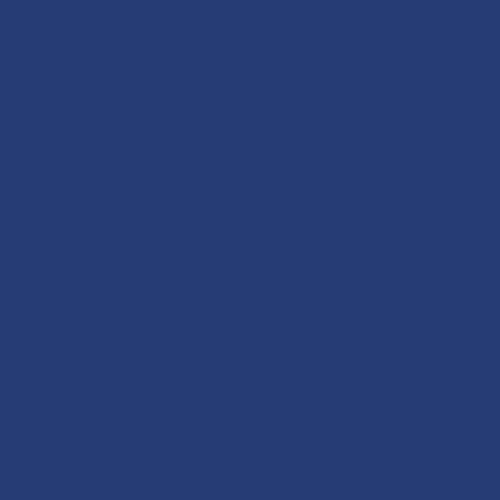
Frame 1 (no input)
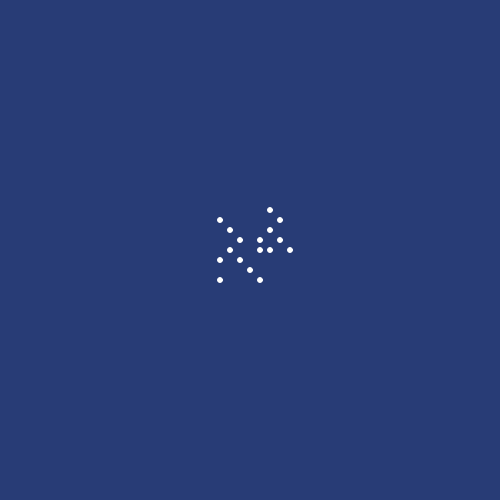
Frame 60 (no input)
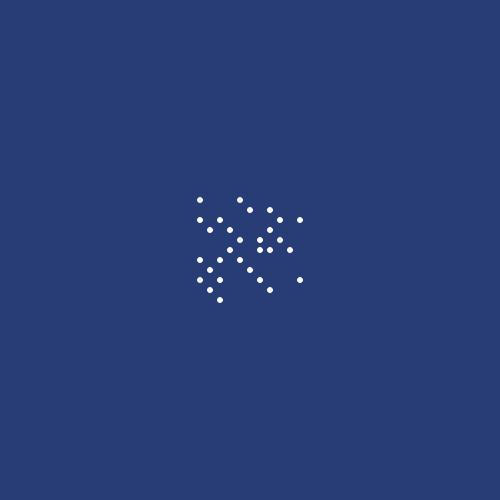
Frame 120 (the mouse pressed at the canvas centre since frame 60)

The p5.js sketch that drew these frames (run headless with seeded random() and noise() and a simulated clock; from frame 60 on, the mouse is pressed at the canvas centre):

// p5.js sketch
// ── sketch.js
let x,y;
let step = 1;
let stepSize=10;
let numSteps = 1;
let state= 0;
let turnCounter = 1;
let totalSteps;

// function to detrmine if the number is a prime num
function isPrime(value){
//   take out #1 cause it no prime number
  if (value ==1) return false;
      
//    test if numbers are prime    
 
  for (let i =2; i <= sqrt(value); i++){
    if (value % i == 0){
      return false
    }
  }
    return true
}


// function to make the size of the canvas
function setup() {
  createCanvas(500, 500);

  textFont("Courier");
  
  
//   calculate the total of steps
  const cols = width / stepSize;
  const rows = height / stepSize;
  
  totalSteps = cols * rows;
  
  
  x = width / 2;
  y = height / 2;
  px = x;
  py = y;
  
//   color blue
  background(40,60,118); 
//   color orange
 //background(252,131,40);
//   color coral
  //background(255,73,100);
}

//   function to draw the figure 
  
function draw() {
//  this is with numbers:
  
  // textSize(stepSize);
  // textAlign(CENTER, CENTER);
  // fill(255)
  // text(step,x,y);
  
  
// this is with squares:
  
  // fill(127);
  // stroke(255);
  // rectMode(CENTER);
  // square(x,y,stepSize)
  
// this is just circles:
  // fill(255);
  // stroke(255);
  // circle(x,y,stepSize*0.25);
  
// this is circles and lines to the center:
   fill(255);
   stroke(255);
   
  
//   add the isPrime to only draw the prime nums
  if(isPrime(step)){
    circle(x,y,stepSize*0.5);
  }
  
   
   // line(x,y,px,py);
  
//   add this 2 to make them a line that follows the previous dot
   px = x;
   py = y;
  
  
  switch(state){
      
      case 0:
      x+=stepSize;
      break;
      
      case 1:
      y-= stepSize;
      break;
      
      case 2:
      x-= stepSize;
      break;
      
      case 3:
      y+= stepSize;
      break;
      
  }
  
 
  if(step % numSteps ==0){
   state = (state+1) % 4;
    turnCounter++;
    if (turnCounter %2 ==0){
      numSteps++;
    }
  }
   step++;
  
  if (step > totalSteps ){
    noLoop();
  }
  
 
}
